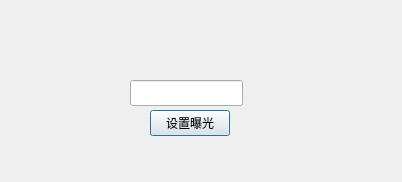
<?xml version="1.0" encoding="UTF-8"?>
<ui version="4.0">
 <class>info_dialog</class>
 <widget class="QDialog" name="Dialog">
  <property name="geometry">
   <rect>
    <x>0</x>
    <y>0</y>
    <width>402</width>
    <height>182</height>
   </rect>
  </property>
  <property name="windowTitle">
   <string>Dialog</string>
  </property>
  <widget class="QPushButton" name="pushButton">
   <property name="geometry">
    <rect>
     <x>150</x>
     <y>110</y>
     <width>80</width>
     <height>26</height>
    </rect>
   </property>
   <property name="text">
    <string>设置曝光</string>
   </property>
  </widget>
  <widget class="QLineEdit" name="lineEdit">
   <property name="geometry">
    <rect>
     <x>130</x>
     <y>80</y>
     <width>113</width>
     <height>26</height>
    </rect>
   </property>
  </widget>
 </widget>
 <resources/>
 <connections/>
</ui>
